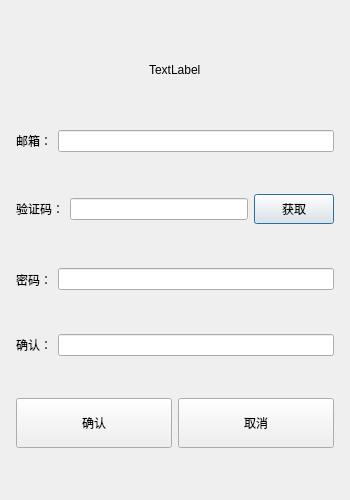
<?xml version="1.0" encoding="UTF-8"?>
<ui version="4.0">
 <class>RegisterDialog</class>
 <widget class="QDialog" name="RegisterDialog">
  <property name="geometry">
   <rect>
    <x>0</x>
    <y>0</y>
    <width>350</width>
    <height>500</height>
   </rect>
  </property>
  <property name="windowTitle">
   <string>RegisterDialog</string>
  </property>
  <layout class="QVBoxLayout" name="verticalLayout_2">
   <item>
    <layout class="QVBoxLayout" name="verticalLayout">
     <property name="leftMargin">
      <number>5</number>
     </property>
     <property name="topMargin">
      <number>5</number>
     </property>
     <property name="rightMargin">
      <number>5</number>
     </property>
     <property name="bottomMargin">
      <number>5</number>
     </property>
     <item>
      <spacer name="verticalSpacer_3">
       <property name="orientation">
        <enum>Qt::Orientation::Vertical</enum>
       </property>
       <property name="sizeHint" stdset="0">
        <size>
         <width>20</width>
         <height>40</height>
        </size>
       </property>
      </spacer>
     </item>
     <item>
      <layout class="QVBoxLayout" name="verticalLayout_3">
       <item>
        <layout class="QHBoxLayout" name="horizontalLayout_3">
         <item>
          <spacer name="horizontalSpacer">
           <property name="orientation">
            <enum>Qt::Orientation::Horizontal</enum>
           </property>
           <property name="sizeHint" stdset="0">
            <size>
             <width>40</width>
             <height>20</height>
            </size>
           </property>
          </spacer>
         </item>
         <item>
          <spacer name="verticalSpacer">
           <property name="orientation">
            <enum>Qt::Orientation::Vertical</enum>
           </property>
           <property name="sizeHint" stdset="0">
            <size>
             <width>20</width>
             <height>40</height>
            </size>
           </property>
          </spacer>
         </item>
         <item>
          <widget class="QLabel" name="show_label">
           <property name="text">
            <string>TextLabel</string>
           </property>
          </widget>
         </item>
         <item>
          <spacer name="verticalSpacer_2">
           <property name="orientation">
            <enum>Qt::Orientation::Vertical</enum>
           </property>
           <property name="sizeHint" stdset="0">
            <size>
             <width>20</width>
             <height>40</height>
            </size>
           </property>
          </spacer>
         </item>
         <item>
          <spacer name="horizontalSpacer_2">
           <property name="orientation">
            <enum>Qt::Orientation::Horizontal</enum>
           </property>
           <property name="sizeHint" stdset="0">
            <size>
             <width>40</width>
             <height>20</height>
            </size>
           </property>
          </spacer>
         </item>
        </layout>
       </item>
      </layout>
     </item>
     <item>
      <spacer name="verticalSpacer_9">
       <property name="orientation">
        <enum>Qt::Orientation::Vertical</enum>
       </property>
       <property name="sizeHint" stdset="0">
        <size>
         <width>20</width>
         <height>40</height>
        </size>
       </property>
      </spacer>
     </item>
     <item>
      <layout class="QHBoxLayout" name="horizontalLayout">
       <item>
        <widget class="QLabel" name="email_label">
         <property name="text">
          <string>邮箱：</string>
         </property>
        </widget>
       </item>
       <item>
        <widget class="QLineEdit" name="email_lineEdit"/>
       </item>
      </layout>
     </item>
     <item>
      <spacer name="verticalSpacer_4">
       <property name="orientation">
        <enum>Qt::Orientation::Vertical</enum>
       </property>
       <property name="sizeHint" stdset="0">
        <size>
         <width>20</width>
         <height>40</height>
        </size>
       </property>
      </spacer>
     </item>
     <item>
      <layout class="QHBoxLayout" name="horizontalLayout_4">
       <item>
        <widget class="QLabel" name="code_label">
         <property name="text">
          <string>验证码：</string>
         </property>
        </widget>
       </item>
       <item>
        <widget class="QLineEdit" name="code_lineEdit"/>
       </item>
       <item>
        <widget class="QPushButton" name="email_pushButton">
         <property name="minimumSize">
          <size>
           <width>0</width>
           <height>30</height>
          </size>
         </property>
         <property name="text">
          <string>获取</string>
         </property>
        </widget>
       </item>
      </layout>
     </item>
     <item>
      <spacer name="verticalSpacer_5">
       <property name="orientation">
        <enum>Qt::Orientation::Vertical</enum>
       </property>
       <property name="sizeHint" stdset="0">
        <size>
         <width>20</width>
         <height>40</height>
        </size>
       </property>
      </spacer>
     </item>
     <item>
      <layout class="QHBoxLayout" name="horizontalLayout_6">
       <item>
        <widget class="QLabel" name="pass_label">
         <property name="minimumSize">
          <size>
           <width>0</width>
           <height>25</height>
          </size>
         </property>
         <property name="maximumSize">
          <size>
           <width>16777215</width>
           <height>25</height>
          </size>
         </property>
         <property name="text">
          <string>密码：</string>
         </property>
        </widget>
       </item>
       <item>
        <widget class="QLineEdit" name="pass_lineEdit"/>
       </item>
      </layout>
     </item>
     <item>
      <spacer name="verticalSpacer_6">
       <property name="orientation">
        <enum>Qt::Orientation::Vertical</enum>
       </property>
       <property name="sizeHint" stdset="0">
        <size>
         <width>20</width>
         <height>40</height>
        </size>
       </property>
      </spacer>
     </item>
     <item>
      <layout class="QHBoxLayout" name="horizontalLayout_5">
       <item>
        <widget class="QLabel" name="pass1_label">
         <property name="text">
          <string>确认：</string>
         </property>
        </widget>
       </item>
       <item>
        <widget class="QLineEdit" name="pass1_lineEdit"/>
       </item>
      </layout>
     </item>
     <item>
      <spacer name="verticalSpacer_7">
       <property name="orientation">
        <enum>Qt::Orientation::Vertical</enum>
       </property>
       <property name="sizeHint" stdset="0">
        <size>
         <width>20</width>
         <height>40</height>
        </size>
       </property>
      </spacer>
     </item>
     <item>
      <layout class="QHBoxLayout" name="horizontalLayout_2">
       <item>
        <widget class="QPushButton" name="confirm_pushButton">
         <property name="minimumSize">
          <size>
           <width>0</width>
           <height>50</height>
          </size>
         </property>
         <property name="text">
          <string>确认</string>
         </property>
        </widget>
       </item>
       <item>
        <widget class="QPushButton" name="cancel_pushButton">
         <property name="minimumSize">
          <size>
           <width>0</width>
           <height>50</height>
          </size>
         </property>
         <property name="text">
          <string>取消</string>
         </property>
        </widget>
       </item>
      </layout>
     </item>
     <item>
      <spacer name="verticalSpacer_8">
       <property name="orientation">
        <enum>Qt::Orientation::Vertical</enum>
       </property>
       <property name="sizeHint" stdset="0">
        <size>
         <width>20</width>
         <height>40</height>
        </size>
       </property>
      </spacer>
     </item>
    </layout>
   </item>
  </layout>
 </widget>
 <resources/>
 <connections/>
</ui>
